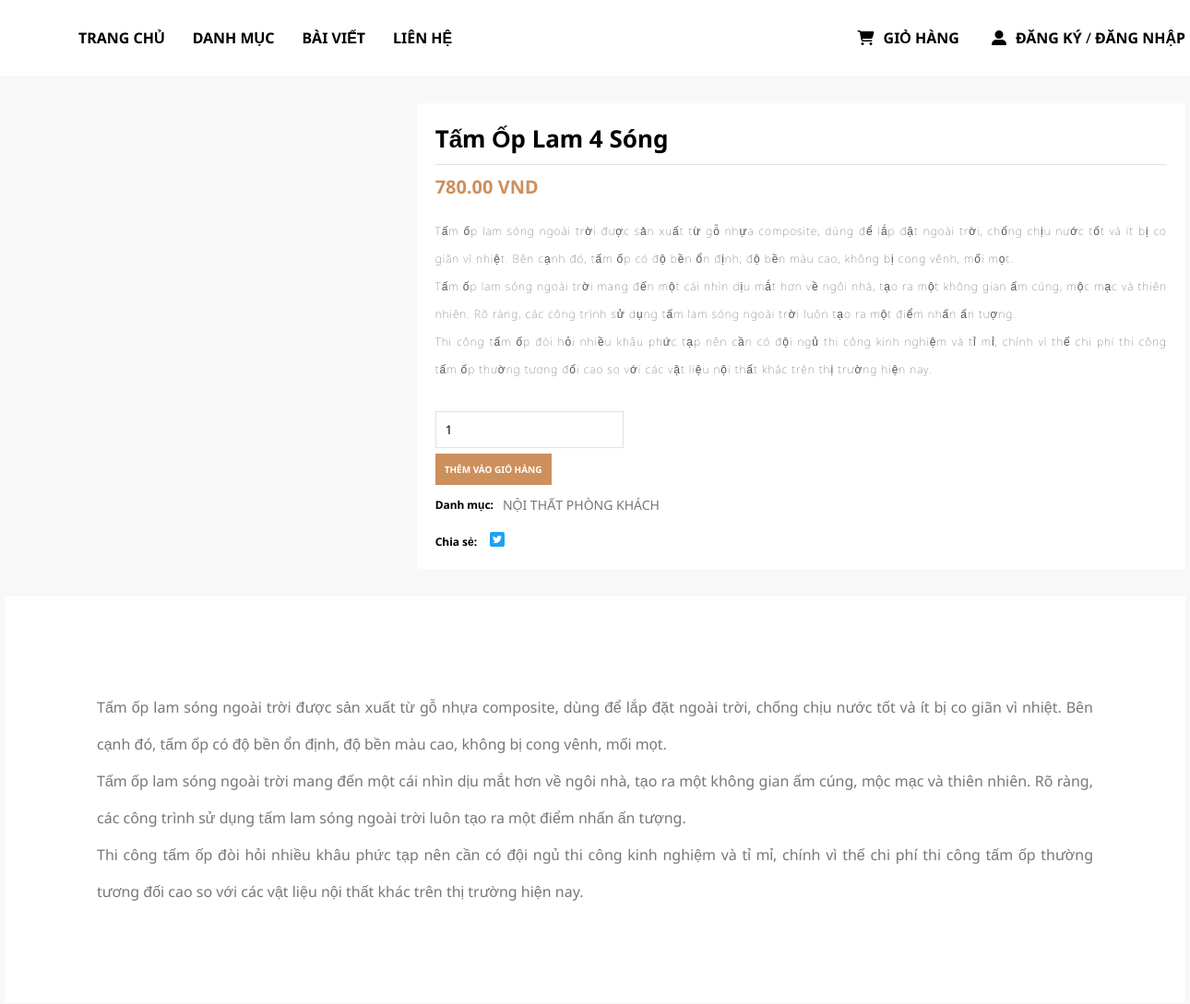
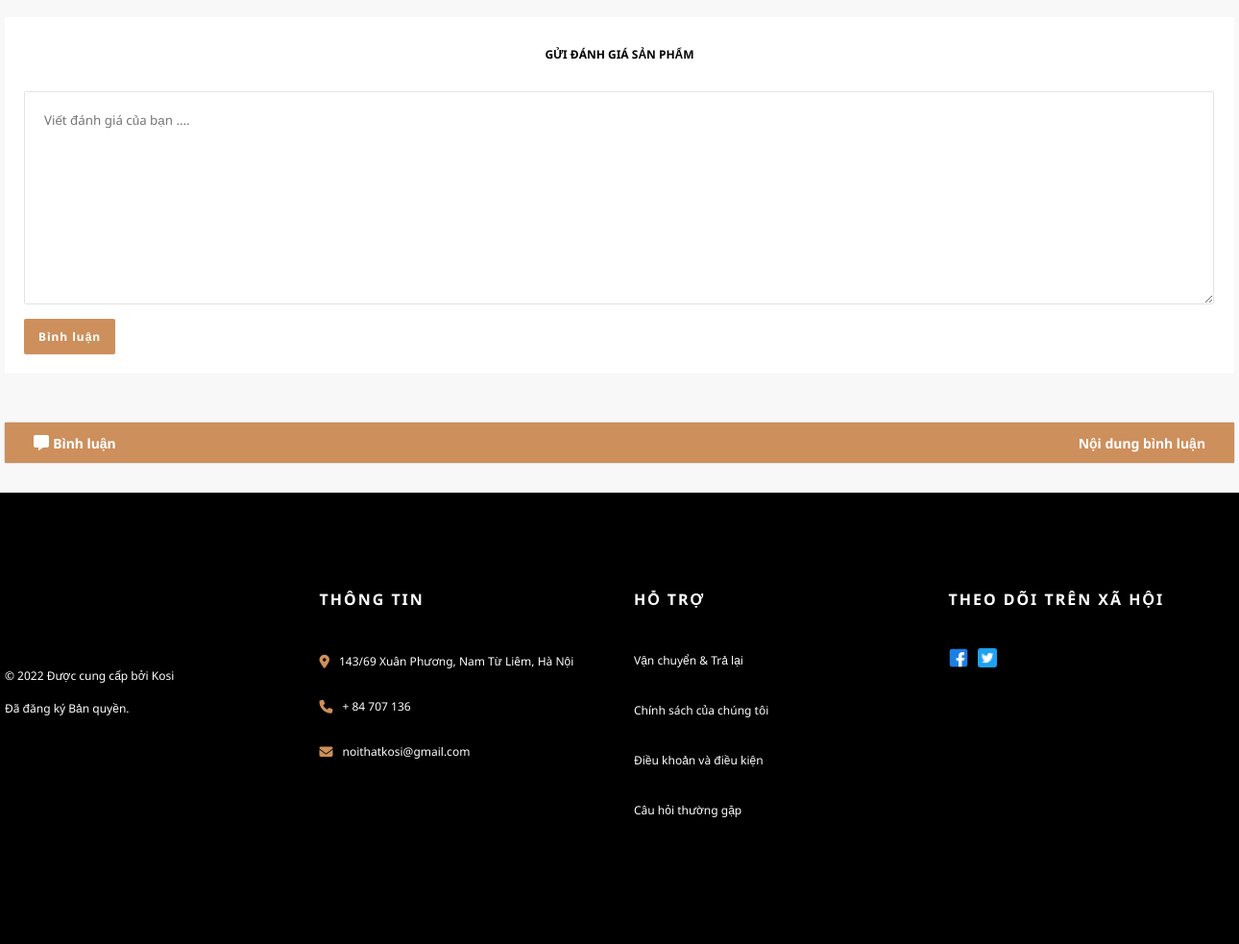
The page /?role=client&mod=detail&id_pro=45 on the database its author committed (2 pictures, top to bottom).
### tables this page shows
CREATE TABLE `productions` (
  `id_pro` int(11) NOT NULL,
  `name_pro` varchar(255) NOT NULL,
  `img_pro` varchar(255) NOT NULL,
  `price_pro` double(10,2) NOT NULL,
  `des_pro` text NOT NULL,
  `at_pro` timestamp NOT NULL DEFAULT current_timestamp() ON UPDATE current_timestamp(),
  `id_user` int(11) NOT NULL,
  `id_cate` int(11) NOT NULL
);

CREATE TABLE `categories` (
  `id_cate` int(11) NOT NULL,
  `name_cate` varchar(255) NOT NULL,
  `des_cate` varchar(255) NOT NULL,
  `at_cate` timestamp NULL DEFAULT NULL,
  `id_user` int(11) NOT NULL,
  `img_cate` varchar(255) NOT NULL
);

### modules/client/detail/controllers/indexController.php (called while the page is built, shortened)
<?php
function indexAction() {
    $id_pro = $_GET['id_pro'];
    $data['productions'] = get_one_production($id_pro);
    $data['binhluan'] = get_list_comment($id_pro);
    $data['categories']= get_list_categories();
    load_view('index', $data);
}

### libraries/database.php (called while the page is built, shortened)
<?php
function db_query($query_string) {
    global $conn;
    $result = mysqli_query($conn, $query_string);
    return $result;
}
function db_fetch_row($query_string) {
    $mysqli_result = db_query($query_string);
    $result = mysqli_fetch_assoc($mysqli_result);
    return $result;
}
function db_fetch_array($query_string) {
    $result = array();
    $mysqli_result = db_query($query_string);
    while ($row = mysqli_fetch_assoc($mysqli_result)) {
        $result[] = $row;
    }
    return $result;
}

### modules/client/detail/models/indexModel.php (called while the page is built, shortened)
<?php
function get_one_production($id_pro) {
    $result = db_fetch_row("SELECT * FROM `productions` WHERE `id_pro` = $id_pro");
    return $result;
}
function get_list_categories() {
    $result = db_fetch_array("SELECT * FROM `categories`");
    return $result;
}
function get_list_comment($id_pro){
    $result = db_fetch_array("SELECT bl.*,u.name_users as `name_users` FROM `binhluan` bl INNER JOIN `users` u ON bl.id_user = u.id_users WHERE bl.id_pro = $id_pro");
    return $result;
}

### core/router.php (called while the page is built, shortened)
<?php
$method = $_SERVER['REQUEST_METHOD'] === 'GET' ? '' : $_SERVER['REQUEST_METHOD'];
$action_name = get_action().ucfirst(strtolower($method)).'Action';
call_function(array('construct', $action_name));

### core/appload.php (called while the page is built, shortened)
<?php
require CONFIGPATH . DIRECTORY_SEPARATOR . 'database.php';
require LIBPATH . DIRECTORY_SEPARATOR . 'database.php';
require COREPATH . DIRECTORY_SEPARATOR . 'base.php';
require COREPATH . DIRECTORY_SEPARATOR . 'router.php';

### index.php (called while the page is built, shortened)
<?php
require COREPATH.DIRECTORY_SEPARATOR.'appload.php';

### layout/header_client.php (the view, shortened to what this page needs)
<div class="container-header" id="myHeader">
    <div class="header">
        <div class="header-left">
            <div class="header-left-nav">
                <div class="nav-main">
                    <ul class="ul_main">
                        <li><a href="?role=client&mod=home">TRANG CHỦ</a></li>
                        <li><a href="#">DANH MỤC</a>
                        </li>
                        <li><a href="?role=client&mod=blog">BÀI VIẾT</a></li>
                        <li><a href="?role=client&mod=lienhe">LIÊN HỆ</a></li>
                    </ul>
                </div>
            </div>
        </div>
        <div class="header-right">
            <div class="header-right-acount">
                <a href="?role=client&mod=cart" class="cart">
                    <i class="fas fa-shopping-cart"></i>
                    <p>GIỎ HÀNG</p>
                </a>
            </div>
            <div class="header-right-shop">
                <?php
                if(is_auth()){
                  ?>
                    <div class="container-output">
                    <i class="fas fa-user-alt"></i>
                    <div class="users-output">
                        <a href="?role=client&mod=users" class="output-main">CÁ NHÂN
                            <ul class="output-sub">
                                <li><a href="?role=client&mod=users">TÀI KHOẢN CỦA TÔI</a></li>
                                <li><a href="?role=client&mod=users&action=quanly">ĐƠN HÀNG CỦA TÔI</a></li>
                                <?php
                                if($_SESSION['auth']['role']==2){
                                    ?>
                                    <li><a href="?role=admin">TRANG QUẢN TRỊ</a></li>
                                    <?php
                                }
                                ?>
                                <li><a href="?role=client&mod=auth&action=logout">ĐĂNG XUẤT</a></li>
                            </ul>
                        </a>
                    </div>
                </div>
                  <?php
                }else{
                    ?>
                    <div class="container-input">
                    <i class="fas fa-user-alt"></i>
                    <div class="users-input">
                        <a href="?role=client&mod=dangky">ĐĂNG KÝ</a> / <a href="?role=client&mod=auth">ĐĂNG NHẬP</a>
                    </div>
                </div>
                    <?php
                }
                ?>
            </div>
        </div>
    </div>
</div>

### core/base.php (shortened to what this page needs)
<?php
function get_role() {
    global $config;
    $role = isset($_GET['role']) ? $_GET['role'] : $config['default_role'];
    return $role;
}
function get_module() {
    global $config;
    $module = isset($_GET['mod']) ? $_GET['mod'] : $config['default_module'];
    return $module;
}
function call_function($list_function = array()) {
    if (is_array($list_function)) {
        foreach ($list_function as $f) {
            if (function_exists($f())) {
                $f();
            }
        }
    }
}
function load_view($name, $data_send = array()) {
    $data = $data_send;
    $path = MODULESPATH . DIRECTORY_SEPARATOR . get_role() . DIRECTORY_SEPARATOR .  get_module() . DIRECTORY_SEPARATOR . 'views' . DIRECTORY_SEPARATOR . $name . 'View.php';
    if (file_exists($path)) {
        require $path;
    } else {
        echo "Không tìm thấy {$path}";
    }
}
function get_header($name = '', $title = '') {
    if (empty($name)) {
        $name = 'header';
    } else {
        $name = "header-{$name}";
    }
    $path = LAYOUTPATH . DIRECTORY_SEPARATOR . $name . '_' . get_role() . '.php';
    if (file_exists($path)) {
        require $path;
    } else {
        echo "Không tìm thấy {$path}";
    }
}
function get_footer($name = '') {
    if (empty($name)) {
        $name = 'footer';
    } else {
        $name = "footer-{$name}";
    }
    $path = LAYOUTPATH . DIRECTORY_SEPARATOR . $name . '_' . get_role() . '.php';
    if (file_exists($path)) {
        require $path;
    } else {
        echo "Không tìm thấy {$path}";
    }
}
function is_auth()
{
    return isset($_SESSION["auth"]);
}
?>

### modules/client/detail/views/indexView.php (shortened to what this page needs)
<?php get_header('', 'Chi tiết sản phẩm') ?>
<div class="container-detail-pro">
        <div class="detail-box-main">
            <div class="detail-box-right">
            </div>
            <div class="detail-box-left">
                <div class="detail-content">
                    <h1><?php echo $productions['name_pro']?></h1>
                    <p><?php echo $productions['price_pro']?> VND</p>
                    <div class="detail-content-des">
                        <?php echo $productions['des_pro']?>
                    </div>
                    <form action="" class="form-add-cart">
                        <input type="number" min="1" max="1" value="1" style="width: 182px"><br>
                        <a href="?role=client&mod=cart&id_pro=<?php echo $productions['id_pro']?>">THÊM VÀO GIỎ HÀNG</a>
                    </form>
                    <div class="detail-cate">
                        <span>Danh mục: </span>
                        <a href=""><?php
                        foreach($categories as $category){
                            if($productions['id_cate'] == $category['id_cate']){
                                echo $category['name_cate'];
                            }
                        } ?></a>
                    </div>
                    <div class="detail-cate">
                        <span>Chia sẻ: </span>
                        <a href="#" class="mxh">
                            <img src="public/image/twitter.png" alt="">
                        </a>
                    </div>
                </div>
            </div>
        </div>
        <div class="detai-content-des-big">
            <?php echo $productions['des_pro']?>
        </div>
        <div class="detail-comment">
            <p>GỬI ĐÁNH GIÁ SẢN PHẨM</p>
            <form action="?role=client&mod=detail&action=addComment&id_pro=<?php echo $productions['id_pro']?>" class="form-cm" method="POST">
                <textarea id="" cols="30" rows="10" placeholder="Viết đánh giá của bạn ...." name="nd_binhluan"></textarea>
                <button type="submit">Bình luận</button>
            </form>
        </div>
        <div class="box-comment">
            <div class="box-comment-header">
                <div class="">
                <i class="fas fa-comment-alt"></i>
                <span>Bình luận</span>
                </div>
                <div class="">
                    <span>Nội dung bình luận</span>
                </div>
            </div>
        </div>
    </div>
<?php get_footer('') ?>

### layout/footer_client.php (shortened to what this page needs)
<div class="container-footer">
        <div class="footer">
            <div class="footer-items-1">
                <div class="footer-logo">
                </div>
                <p>© 2022 Được cung cấp bởi Kosi<br>
                    <br>
                    Đã đăng ký Bản quyền.
                </p>
            </div>
            <div class="footer-items-2">
                <h4>THÔNG TIN</h4>
                <div class="footer-contact">
                    <i class="fas fa-map-marker-alt"></i>
                    <p>143/69 Xuân Phương, Nam Từ Liêm, Hà Nội</p>
                </div>
                <div class="footer-contact">
                    <i class="fas fa-phone"></i>
                    <p>+ 84 707 136</p>
                </div>
                <div class="footer-contact">
                    <i class="fas fa-envelope"></i>
                    <p>noithatkosi@gmail.com</p>
                </div>
            </div>
            <div class="footer-items-3">
                <h4>HỖ TRỢ</h4>
                <ul>
                    <li><a href="#">Vận chuyển & Trả lại</a></li>
                    <li><a href="#">Chính sách của chúng tôi</a></li>
                    <li><a href="#">Điều khoản và điều kiện</a></li>
                    <li><a href="#">Câu hỏi thường gặp</a></li>
                </ul>
            </div>
            <div class="footer-items-4">
                <h4>THEO DÕI TRÊN XÃ HỘI</h4>
                <div class="icon-mxh">
                    <a href="#">
                        <img src="public/image/fb2.png" alt="">
                    </a>
                    <a href="#">
                        <img src="public/image/twitter.png" alt="">
                    </a>
                </div>
            </div>
        </div>
    </div>
</body>
</html>

### modules/client/detail/views/indexView.php (style rules this page uses)
* { padding: 0px; margin: 0px; font-family: 'Noto Sans', sans-serif; }
.container-header { background-color: white; width: 100%; z-index: 1; }
.header { max-width: 1280px; margin: 0 auto; display: flex; align-items: center; justify-content: space-between; }
.header-left { display: flex; justify-content: center; align-items: center; gap: 80px; }
.header-left .header-left-nav .nav-main .ul_main { display: flex; gap: 30px; list-style-type: none; position: relative; }
.header-left .header-left-nav .nav-main .ul_main li { padding: 30px 0px; }
.header-left .header-left-nav .nav-main .ul_main li a { text-decoration: none; color: black; font-weight: bold; font-size: 16px; }
.header-right { display: flex; align-items: center; gap: 35px; }
.header-right .header-right-acount .cart { display: flex; align-items: center; text-decoration: none; font-weight: bold; gap: 10px; font-size: 16px; color: black; }
.header-right .header-right-shop .container-input { display: flex; align-items: center; gap: 10px; }
.header-right .header-right-shop .container-input .users-input a { text-decoration: none; color: black; font-size: 16px; font-weight: bold; }
.container-detail-pro { background-color: #f8f8f8f8; padding: 30px 0px; }
.detail-box-main { max-width: 1280px; display: grid; grid-template-columns: 1fr 2fr; margin: 0 auto; grid-gap: 30px; padding-bottom: 30px; }
.detail-box-left { background-color: white; border-radius: 3px; }
.detail-content { padding: 20px; }
.detail-content h1 { font-size: 26px; font-weight: bold; border-bottom: 1px solid #e2e2e2; padding-bottom: 10px; }
.detail-content p { font-size: 20px; color: #cd8f5c; font-weight: bold; padding: 10px 0px; }
.detail-content .detail-content-des p { text-align: justify; padding-bottom: 30px; font-size: 12px; color: #555555; font-weight: 100; letter-spacing: 1px; line-height: 30px; }
.detail-content .form-add-cart input[type="number"] { outline: none; padding: 10px; border: 1px solid #e2e2e2; margin-bottom: 10px; }
.detail-content .form-add-cart a { text-decoration: none; background-color: #cd8f5c; color: white; font-weight: bold; font-size: 10px; padding: 10px; border: none; }
.detail-cate { display: flex; align-items: center; padding-top: 20px; }
.detail-cate span { font-size: 12px; font-weight: bold; display: inline-block; padding-right: 10px; }
.detail-cate a { text-decoration: none; color: #777777; font-size: 14px; }
.detail-comment { background-color: white; }
.detail-comment p { text-align: center; font-weight: bold; font-size: 12px; padding-bottom: 20px; }
.detail-comment { max-width: 1280px; margin: 0 auto; padding-top: 30px; }
.detail-comment .form-cm textarea { width: 93.5%; outline: none; border-color: #e2e2e2; padding: 20px; border-radius: 2px; margin: 10px 20px; }
.detail-comment .form-cm button[type="submit"] { background-color: #cd8f5c; color: white; font-size: 12px; font-weight: bold; padding: 10px 15px; border-radius: 2px; border: none; letter-spacing: 1px; margin: 0px 20px; margin-bottom: 20px; }
.detai-content-des-big { background-color: white; width: 1280px; margin: 0 auto; }
.detai-content-des-big p { text-align: justify; padding: 100px; color: #777777; line-height: 40px; margin-bottom: 20px; }
.box-comment { max-width: 1280px; margin: 0 auto; margin-top: 50px; border: 1px solid #e2e2e2; border-radius: 3px; }
.box-comment-header { background-color: #cd8f5c; padding: 10px 30px; display: flex; align-items: center; justify-content: space-between; color: white; gap: 10px; }
.box-comment-header span { font-size: 14px; font-weight: bold; color: white; }

### rows shown on the page
productions: name_pro "Tấm Ốp Lam 4 Sóng", price_pro "780.00", des_pro "Tấm ốp lam sóng ngoài trời được sản xuất từ gỗ nhựa composite, dùng để lắp đặt ngoài trời, chống chịu nước tốt và ít bị co giãn vì nhiệt. Bên cạnh đó, tấm ốp có độ bền ổn định, độ bền màu cao, không bị cong vênh, mối mọt. Tấm ốp lam sóng ngoài trời mang đến một cái nhìn dịu mắt hơn về ngôi nhà, tạo ra một không gian ấm cúng, mộc mạc và thiên nhiên. Rõ ràng, các công trình sử dụng tấm lam sóng ngoài trời luôn tạo ra một điểm nhấn ấn tượng. Thi công tấm ốp đòi hỏi nhiều khâu phức tạp nên cần có đội ngủ thi công kinh nghiệm và tỉ mỉ, chính vì thế chi phí thi công tấm ốp thường tương đối cao so với các vật liệu nội thất khác trên thị trường hiện nay."
categories: name_cate "NỘI THẤT PHÒNG KHÁCH"
